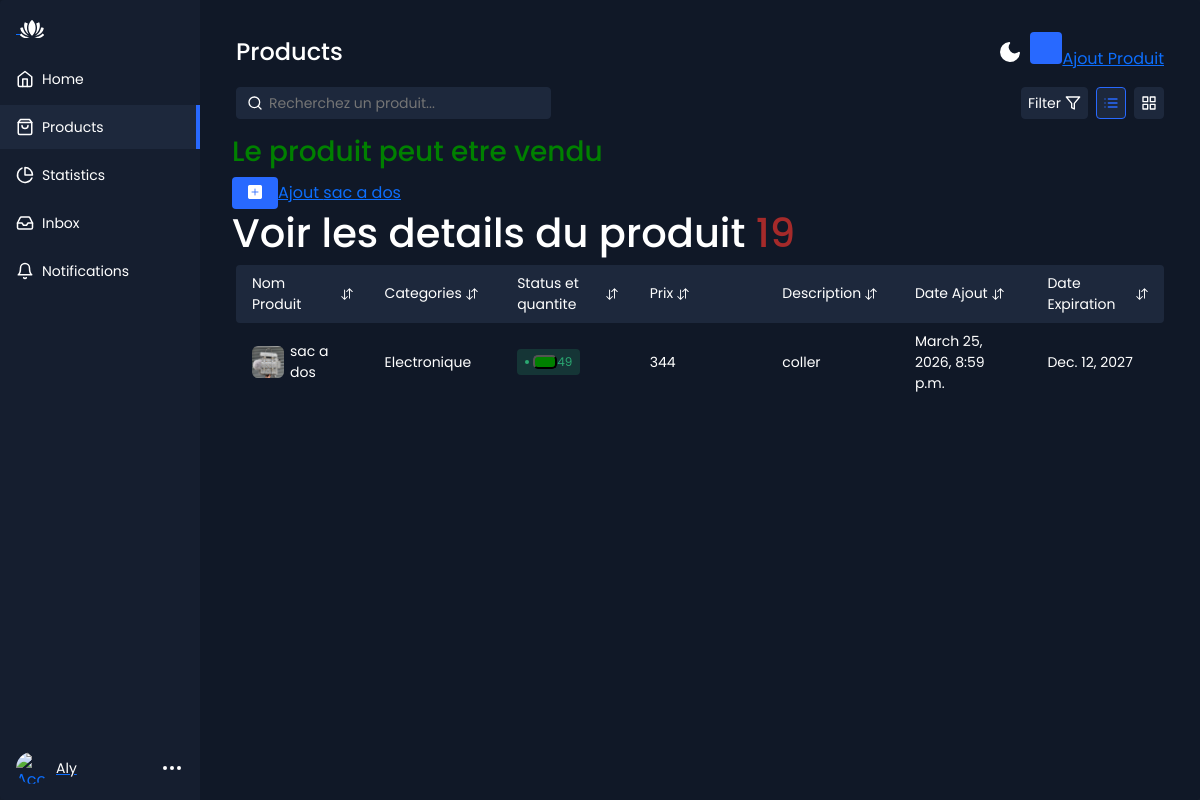
/detail/19/ (signed in), run on the app's committed database.
### Produits/models.py (models this page shows, shortened)
class Produits(models.Model):
    name=models.CharField(max_length=50)
    category=models.ForeignKey(Categories, on_delete=models.CASCADE)
    price=models.IntegerField()
    quantite=models.PositiveIntegerField(default=0)
    description=models.TextField()
    date_ajout=models.DateTimeField(auto_now_add=True)
    date_expiration=models.DateField()
    image=models.ImageField(null=True,blank=True,upload_to='produits/')
    class Meta:
        ordering=['-date_ajout']
    def statut_quantite(self):
        if self.quantite==0:
            return 'red'
        elif self.quantite<=10:
            return 'orange'
        else:
            return 'green'

class Categories(models.Model):
    name=models.CharField(max_length=250)
    def __str__(self):
        return self.name

### Produits/views.py (the view)
# urls.py: path('detail/<int:pk>/',detail.as_view(),name='detail'),
class detail(LoginRequiredMixin, DetailView):
    model=Produits
    template_name='Produits/detail.html'
    context_object_name='n'
    login_url='Utilisateurs:login'

### Produits/templates/Produits/detail.html (shortened to what this page needs)
{% extends "Produits/base.html" %}
{% load static  %}
{% block produit %}
{% if n.quantite == 0 %}
   <a href="{% url 'ajout' %}">
    <h3 style="color: red;">Le produit {{n.name}} n'est pas disponible</h3>
        <button class="app-content-headerButton"><i class="bi bi-plus-square-fill"></i></button>Ajout {{n.name}}</button>
      </a>
    {% elif n.quantite <= 5 %}
        <h3 style="color: yellow;">Le stock du produit {{n.name}} est bas !!!</h3>
      <a href="{% url 'ajoutvente' n.id %}">
        <button class="app-content-headerButton"><i class="bi bi-plus-square-fill"></i></button>ventre {{n.name}}</button>
      </a>
      {% else %}
          <h3 style="color: green;">Le produit peut etre vendu</h3>
        <a href="{% url 'ajoutvente' n.id %}">
        <button class="app-content-headerButton"><i class="bi bi-plus-square-fill"></i></button>Ajout {{n.name}}</button>
      </a>
{% endif %}
<h1 style="color:white;">Voir les details du produit <span style="color: brown;">{{n.id}}</span> </h1>
<div class="products-area-wrapper tableView">
      <div class="products-header">
        <div class="product-cell image">
          Nom Produit
          <button class="sort-button">
          </button>
        </div>
        <div class="product-cell category">Categories<button class="sort-button">
          </button></div>
        <div class="product-cell status-cell">Status et quantite<button class="sort-button">
          </button></div>
        <div class="product-cell sales">Prix<button class="sort-button">
          </button></div>
        <div class="product-cell stock">Description<button class="sort-button">
          </button></div>
        <div class="product-cell price">Date Ajout<button class="sort-button">
          </button></div>
         <div class="product-cell price">Date Expiration<button class="sort-button">
          </button></div>
      </div>
      <div class="products-row" id="produit-{{n.id}}">
          <div class="product-cell image">
            {%if n.image%}
            <img src="{{n.image.url}}" alt="product">
            {% else %}
            <img src="https://images.unsplash.com/photo-1555041469-a586c61ea9bc?ixid=MnwxMjA3fDB8MHxwaG90by1wYWdlfHx8fGVufDB8fHx8&ixlib=rb-1.2.1&auto=format&fit=crop&w=1950&q=80" alt="product img">
            {% endif %}
            <span>{{n.name}}</span>
          </div>
        <div class="product-cell category"><span class="cell-label">Category:</span>{{n.category}}</div>
        <div class="product-cell status-cell">
          <span class="status active"><button class="button {{n.statut_quantite}}"></button>{{n.quantite}}</span>
        </div>
        <div class="product-cell sales"><span class="cell-label">Price:</span>{{n.price}}</div>
        <div class="product-cell stock"><span class="cell-label">Description:</span>{{n.description}}</div>
        <div class="product-cell price"><span class="cell-label">Date Ajout:</span>{{n.date_ajout}}</div>
        <div class="product-cell price"><span class="cell-label">Date expiration:</span>{{n.date_expiration}}</div>
      </div>
   </div>
</div>
{% endblock produit %}

### Produits/templates/Produits/zone_gauche.html (shortened to what this page needs)
{% load static %}
<div class="app-container">
  <div class="sidebar">
    <div class="sidebar-header">
      <div class="app-icon">
        <a href="{% url 'acc'}">
        </a>
      </div>
    </div>
    <ul class="sidebar-list">
      <li class="sidebar-list-item">
        <a href="{% url 'acc' %}">
          <svg xmlns="http://www.w3.org/2000/svg" width="18" height="18" viewBox="0 0 24 24" fill="none" stroke="currentColor" stroke-width="2" stroke-linecap="round" stroke-linejoin="round" class="feather feather-home"><path d="M3 9l9-7 9 7v11a2 2 0 0 1-2 2H5a2 2 0 0 1-2-2z"/><polyline points="9 22 9 12 15 12 15 22"/></svg>
          <span>Home</span>
        </a>
      </li>
      <li class="sidebar-list-item active">
        <a href="{% url 'home' %}">
          <span>Products</span>
        </a>
      </li>
      <li class="sidebar-list-item">
        <a href="#">
          <svg xmlns="http://www.w3.org/2000/svg" width="18" height="18" viewBox="0 0 24 24" fill="none" stroke="currentColor" stroke-width="2" stroke-linecap="round" stroke-linejoin="round" class="feather feather-pie-chart"><path d="M21.21 15.89A10 10 0 1 1 8 2.83"/><path d="M22 12A10 10 0 0 0 12 2v10z"/></svg>
          <span>Statistics</span>
        </a>
      </li>
      <li class="sidebar-list-item">
        <a href="#">
          <span>Inbox</span>
        </a>
      </li>
      <li class="sidebar-list-item">
        <a href="#">
          <svg xmlns="http://www.w3.org/2000/svg" width="18" height="18" viewBox="0 0 24 24" fill="none" stroke="currentColor" stroke-width="2" stroke-linecap="round" stroke-linejoin="round" class="feather feather-bell"><path d="M18 8A6 6 0 0 0 6 8c0 7-3 9-3 9h18s-3-2-3-9"/><path d="M13.73 21a2 2 0 0 1-3.46 0"/></svg>
          <span>Notifications</span>
        </a>
      </li>
    </ul>
    <div class="account-info">
      <div class="account-info-picture">
        {% if user.is_authenticated %}
        <a href="{% url 'deconnection' %}">
        <img src="https://images.unsplash.com/photo-1527736947477-2790e28f3443?ixid=MnwxMjA3fDB8MHxzZWFyY2h8MTE2fHx3b21hbnxlbnwwfHwwfHw%3D&ixlib=rb-1.2.1&auto=format&fit=crop&w=900&q=60" alt="Account">
      </div>
      <div class="account-info-name">{{ request.user }}</div>
        {% endif %}
      <button class="account-info-more">
        <svg xmlns="http://www.w3.org/2000/svg" width="24" height="24" viewBox="0 0 24 24" fill="none" stroke="currentColor" stroke-width="2" stroke-linecap="round" stroke-linejoin="round" class="feather feather-more-horizontal"><circle cx="12" cy="12" r="1"/><circle cx="19" cy="12" r="1"/><circle cx="5" cy="12" r="1"/></svg>
      </button>
    </div>
  </div>

### Produits/static/style.css (style rules this page uses)
* { box-sizing: border-box; }
:root { --app-bg: #101827; --sidebar: rgba(21, 30, 47,1); --sidebar-main-color: #fff; --table-border: #1a2131; --table-header: #1a2131; --app-content-main-color: #fff; --sidebar-link: #fff; --sidebar-active-link: #1d283c; --sidebar-hover-link: #1a2539; --action-color: #2869ff; --action-color-hover: #6291fd; --app-content-secondary-color: #1d283c; --filter-reset: #2c394f; --filter-shadow: rgba(16, 24, 39, 0.8) 0px 6px 12px -2px, rgba(0, 0, 0, 0.3) 0px 3px 7px -3px; }
body, html { margin: 0; padding: 0; height: 100%; width: 100%; }
body { overflow: hidden; font-family: "Poppins", sans-serif; background-color: var(--app-bg); -webkit-font-smoothing: antialiased; -moz-osx-font-smoothing: grayscale; }
.app-container { border-radius: 4px; width: 100%; height: 100%; max-height: 100%; max-width: 1280px; display: flex; overflow: hidden; box-shadow: rgba(99, 99, 99, 0.2) 0px 2px 8px 0px; max-width: 2000px; margin: 0 auto; }
.sidebar { flex-basis: 200px; max-width: 200px; flex-shrink: 0; background-color: var(--sidebar); display: flex; flex-direction: column; }
.sidebar-header { display: flex; align-items: center; justify-content: space-between; padding: 16px; }
.sidebar-list { list-style-type: none; padding: 0; }
.sidebar-list-item { position: relative; margin-bottom: 4px; }
.sidebar-list-item a { display: flex; align-items: center; width: 100%; padding: 10px 16px; color: var(--sidebar-link); text-decoration: none; font-size: 14px; line-height: 24px; }
.sidebar-list-item svg { margin-right: 8px; }
.sidebar-list-item.active { background-color: var(--sidebar-active-link); }
.sidebar-list-item.active:before { content: ""; position: absolute; right: 0; background-color: var(--action-color); height: 100%; width: 4px; }
.account-info { display: flex; align-items: center; padding: 16px; margin-top: auto; }
.account-info-picture { width: 32px; height: 32px; border-radius: 50%; overflow: hidden; flex-shrink: 0; }
.account-info-picture img { width: 100%; height: 100%; -o-object-fit: cover; object-fit: cover; }
.account-info-name { font-size: 14px; color: var(--sidebar-main-color); margin: 0 8px; overflow: hidden; max-width: 100%; text-overflow: ellipsis; white-space: nowrap; }
.account-info-more { color: var(--sidebar-main-color); padding: 0; border: none; background-color: transparent; margin-left: auto; }
.app-icon { color: var(--sidebar-main-color); }
.app-icon svg { width: 24px; height: 24px; }
.app-content-headerButton { background-color: var(--action-color); color: #fff; font-size: 14px; line-height: 24px; border: none; border-radius: 4px; height: 32px; padding: 0 16px; transition: 0.2s; cursor: pointer; }
.products-area-wrapper { width: 100%; max-height: 100%; overflow: auto; padding: 0 4px; }
.tableView .products-header { display: flex; align-items: center; border-radius: 4px; background-color: var(--app-content-secondary-color); position: sticky; top: 0; }
.tableView .products-row { display: flex; align-items: center; border-radius: 4px; }
.tableView .product-cell { flex: 1; padding: 8px 16px; color: var(--app-content-main-color); font-size: 14px; display: flex; align-items: center; }
.tableView .product-cell img { width: 32px; height: 32px; border-radius: 6px; margin-right: 6px; }
.tableView .sort-button { padding: 0; background-color: transparent; border: none; cursor: pointer; color: var(--app-content-main-color); margin-left: 4px; display: flex; align-items: center; }
.tableView .sort-button svg { width: 12px; }
.status { border-radius: 4px; display: flex; align-items: center; padding: 4px 8px; font-size: 12px; }
.status:before { content: ""; width: 4px; height: 4px; border-radius: 50%; margin-right: 4px; }
.status.active { color: #2ba972; background-color: rgba(43, 169, 114, 0.2); }
.status.active:before { background-color: #2ba972; }

### Produits/templates/Produits/detail.html (style rules this page uses)
.button { padding: 5px 10px; border-radius: 5px; font-weight: bold; text-align: center; color: white; }
.green { background-color: green; }

### data on the page
Produits: name "sac a dos", id "19", image (picture), category "Electronique", quantite "49", price "344", description "coller", date_ajout "March 25, 2026, 8:59 p.m.", date_expiration "Dec. 12, 2027"

### other printed values
{{ request.user }} "Aly"
